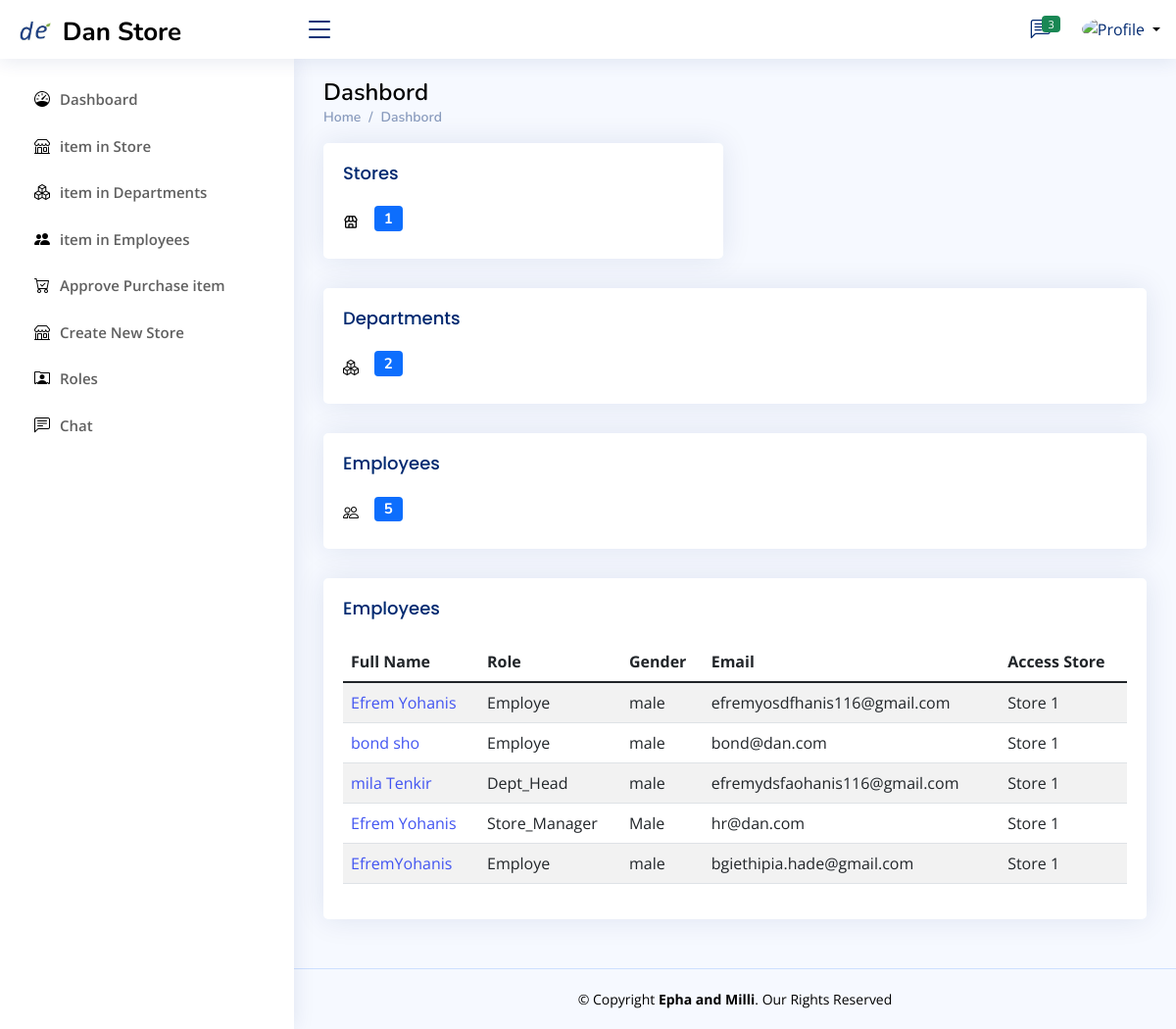
Before: /comp-admin/employees-dashboard (signed in) with the older database file.
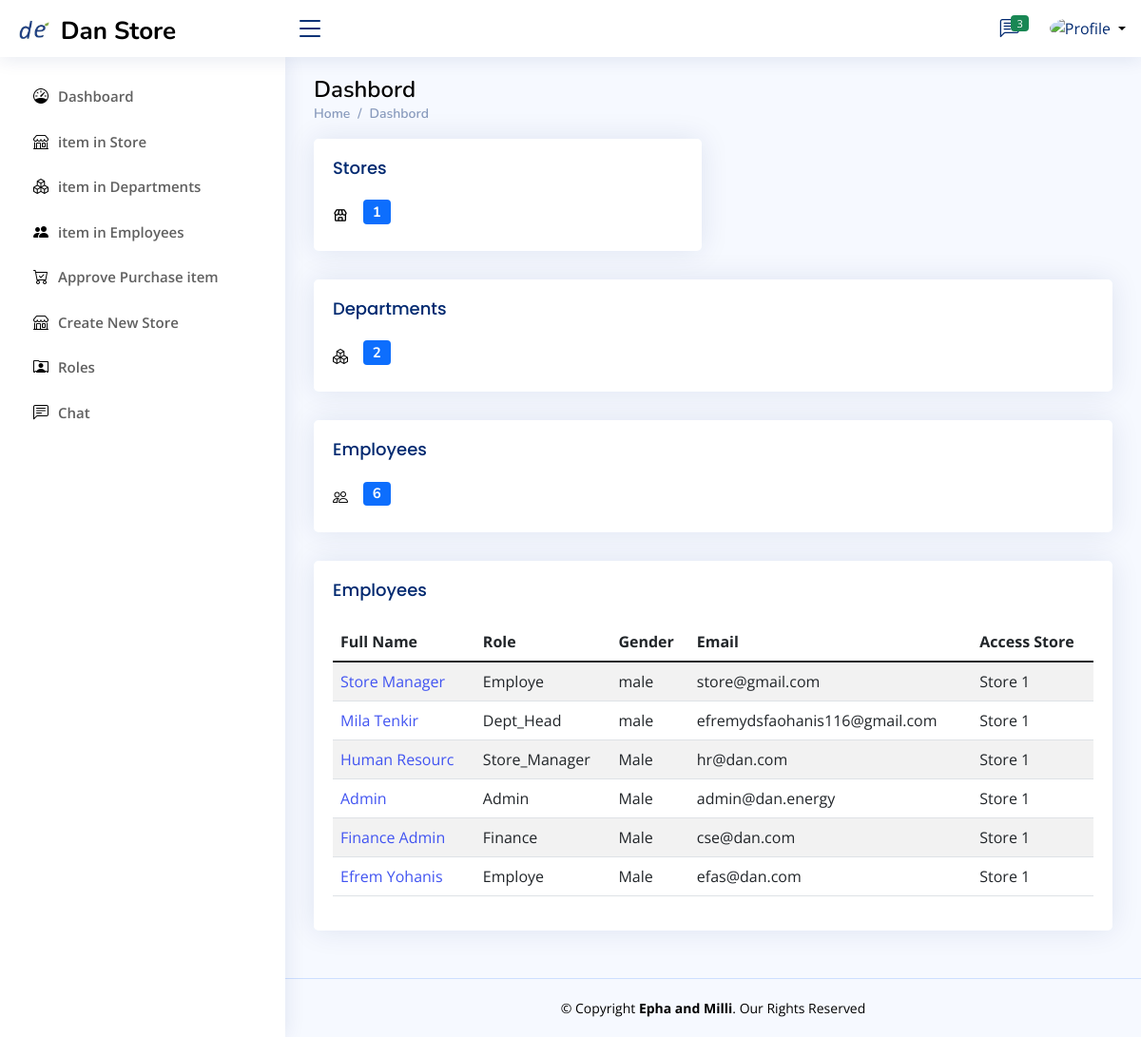
After: the same page with the newer database file.
### Store_manager/models.py (models this page shows, shortened)
class employ(models.Model):
    user=models.ForeignKey(User,null=True,blank=True,on_delete=models.CASCADE)
    role= models.CharField(max_length=200,null=True,blank=True)
    profile_pic=models.ImageField(null=True,blank=True, upload_to='Profile/')
    Full_Name=models.CharField(max_length=300, null=True)
    gender = models.CharField(max_length=20,null=True,blank=True)
    phone1 = models.CharField(max_length=200, null=True)
    phone2 = models.CharField(max_length=200, null=True)
    facebook = models.CharField(max_length=200, null=True,blank=True)
    telegram = models.CharField(max_length=200, null=True,blank=True)
    instagram = models.CharField(max_length=200, null=True,blank=True)
    about = models.TextField(max_length=500, null=True)
    address = models.CharField(max_length=200, null=True)
    inDepartment = models.CharField(max_length=300,null=True)
    date_created = models.DateTimeField(auto_now_add=True, null=True)
    Thechnologist =models.BooleanField(blank=True,null=True,default=False)
    accessStore=models.ForeignKey(allStore,null=True,blank=True,on_delete=models.CASCADE)
    Titel = models.CharField(max_length=20,null=True,blank=True)
    Filed_Study = models.CharField(max_length=20,null=True,blank=True)
    Collage = models.CharField(max_length=20,null=True,blank=True)
    grade=models.CharField(max_length=20,null=True,blank=True)
    Year_Graguation = models.DateField(null=True,blank=True)
    Document=models.FileField(null=True,blank=True,upload_to="File/Document")

class allStore(models.Model):
    storeName= models.CharField(max_length=300,null=False, blank=False)
    storeDescription = models.TextField(null=False,blank=False)
    storeKeeper = models.CharField(max_length=300,null=False,blank=False,default='TBA')
    storeLocation = models.TextField(null=False,blank=False)
    def __str__(self) -> str:
        return str(self.storeName)

### Company_Admin/views.py (the view)
# urls.py: path('employees-dashboard', views.employees_dashboard, name='employees-dashboard'),
def employees_dashboard(request):
    try:
        if request.user.groups.all()[0].name == 'Company_Admin':
            allDep=department.objects.all()
            deptLength = allDep.__len__()
            allstores=allStore.objects.all()
            allDep=department.objects.all()
            allemp=employ.objects.all()
            emplength=allemp.__len__()
            storeLength=allstores.__len__()
            context={
                'deptLength': deptLength,
                'allstores':allstores,
                'allDep':allDep,
                'emplength':emplength,
                'allemp':allemp,
                'storeLength':storeLength,
            }
            return render(request,'Company_Admin/Dashboard/employees.html',context)
        messages.error(request, 'Permission denied ')
        return redirect('log-out')
    except IndexError as e:
        messages.error(request, 'Login Before ')
        return redirect('log-out')

### Templates/Company_Admin/Dashboard/employees.html
{% extends 'Company_Admin/Dashboard/index.html' %}
{% block Dashboard %}
<div class="row">
    <div class="col-lg-12">
      <div class="card">
        <div class="card-body">
          <h5 class="card-title">Employees</h5>
          <table class="table table-border table-striped datatable">
            <thead>
              <tr>
                <th scope="col">Full Name</th>
                <th scope="col">Role</th>
                <th scope="col">Gender</th>
                <th scope="col">Email</th>
                <th scope="col">Access Store</th>
              </tr>
            </thead>
            <tbody>
              {% for employee in allemp %}
              <tr>
                <td><a href="{% url 'item_in_employee' employee.id %}">{{employee.Full_Name}}</a></td>
                <td>{{employee.role}}</td>
                <td>{{employee.gender}}</td>
                <td>{{employee.user.email}}</td>
                <td>{{employee.accessStore}}</td>
              </tr>
             {% endfor %}
            </tbody>
          </table>
        </div>
      </div>
    </div>
  </div>
{% endblock %}

Changed rows visible on the page:
removed employ: Full_Name "bond sho", role "Employe", gender "male", user.email "bond@dan.com", accessStore "Store 1"
removed employ: Full_Name "EfremYohanis", role "Employe", gender "male", user.email "bgiethipia.hade@gmail.com", accessStore "Store 1"
changed employ: Full_Name "Efrem Yohanis" → "Store Manager"; user.email "efremyosdfhanis116@gmail.com" → "store@gmail.com"
changed employ "Dept_Head": Full_Name "mila Tenkir" → "Mila Tenkir"
changed employ "Store_Manager": Full_Name "Efrem Yohanis" → "Human Resourc"
added employ: Full_Name "Admin", role "Admin", gender "Male", user.email "admin@dan.energy", accessStore "Store 1"
added employ: Full_Name "Finance Admin", role "Finance", gender "Male", user.email "cse@dan.com", accessStore "Store 1"
added employ: Full_Name "Efrem Yohanis", role "Employe", gender "Male", user.email "efas@dan.com", accessStore "Store 1"
Other visible differences:
{{ emplength }}: "5" → "6"
